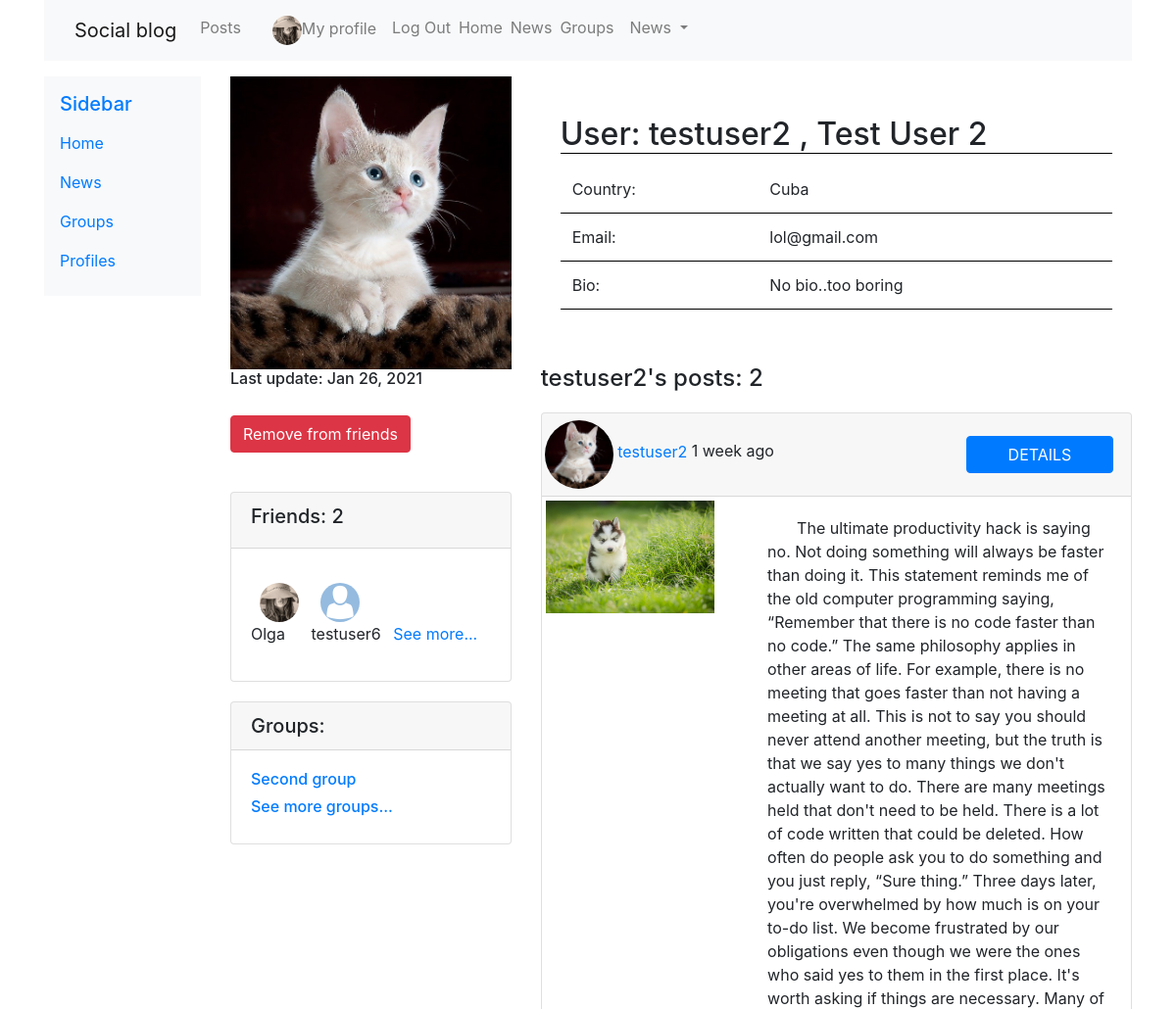
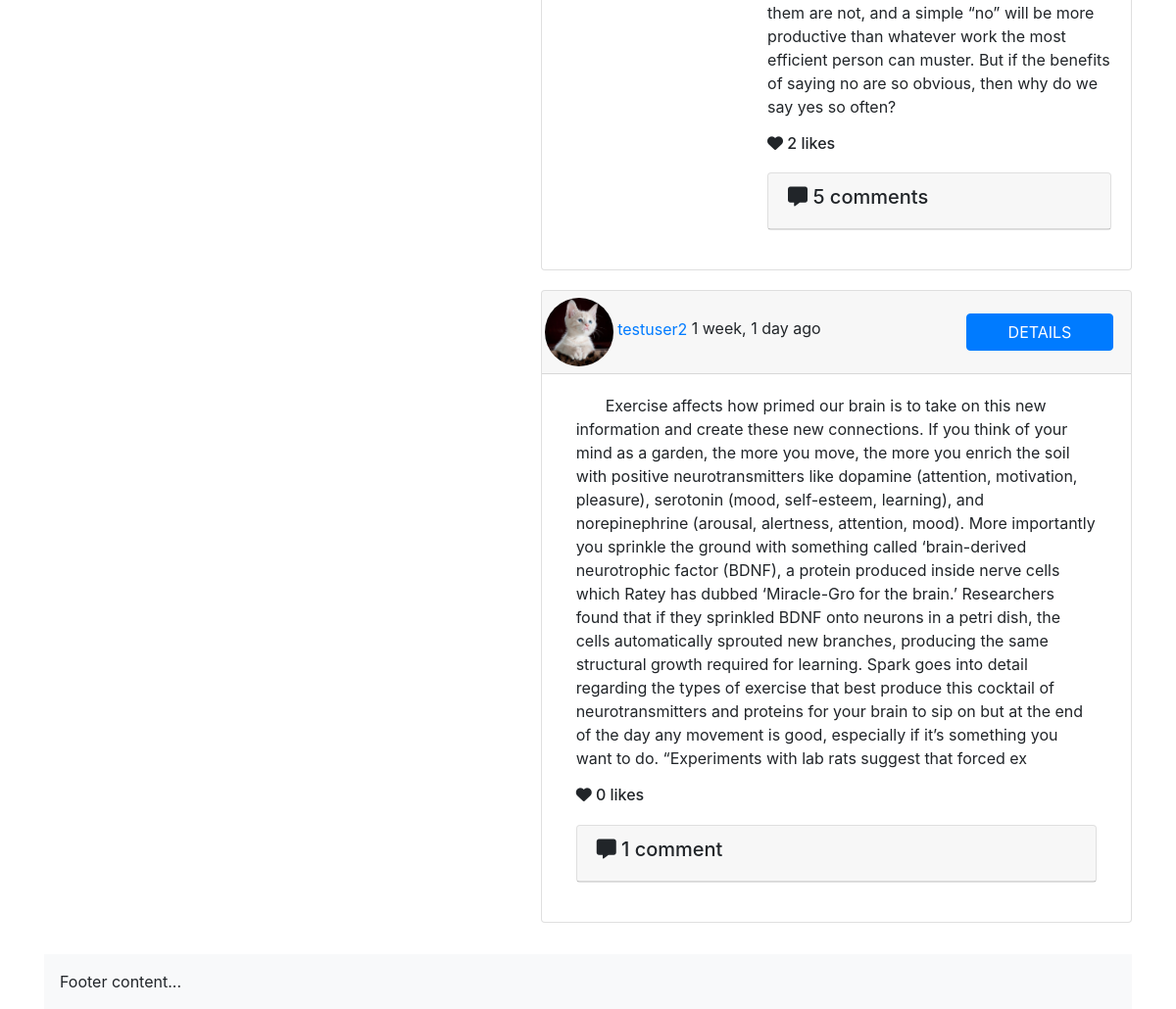
Screenshot of /profiles/test-user-2 (signed in) with the database file from the repository (2 pictures, top to bottom).
### profiles/models.py (models this page shows, shortened)
class Profile(models.Model):
    first_name = models.CharField(max_length=100, blank=True)
    last_name = models.CharField(max_length=100, blank=True)
    user = models.OneToOneField(User, on_delete=models.CASCADE)
    bio = models.TextField(default='No bio...')
    friends = models.ManyToManyField(User, related_name='friends', blank=True)
    email = models.EmailField(max_length=200, blank=True)
    country = models.CharField(max_length=200,blank=True)
    avatar = models.ImageField(default='avatar.png', upload_to='avatars/')
    slug = models.SlugField(unique=True, blank=True)
    updated = models.DateTimeField(auto_now=True)
    created = models.DateTimeField(auto_now_add=True)
    objects = ProfileManager()
    def __str__(self):
        return f'{self.user.username}'   #-{self.created.strftime("%d-%m-%Y")}
    def get_friends(self):
        return self.friends.all()
    def get_friends_no(self):
        return self.friends.all().count()
    __initial_first_name = None
    __initial_last_name = None
    def __init__(self, *args, **kwargs):
        super().__init__(*args, **kwargs)
        self.__initial_first_name = self.first_name
        self.__initial_last_name = self.last_name
    def get_posts_no(self):
        return self.posts.all().count()
    def get_all_authors_posts(self):
        return self.posts.all()
    class Meta:
        ordering = ['-created',]

### groups/models.py (models this page shows, shortened)
class Group(models.Model):
    name = models.CharField(max_length=250, unique=True)
    slug = models.SlugField(null=True, unique=True)
    description = models.TextField(blank=True, default='')
    description_html = models.TextField(editable=False, default='', blank=True)
    members = models.ManyToManyField('profiles.Profile', through='GroupMember')
    class Meta:
        ordering = ['name']

### posts/models.py (models this page shows, shortened)
class Post(models.Model):
    content = models.TextField()
    image = models.ImageField(upload_to='posts', validators=[FileExtensionValidator(['png', 'jpg', 'jpeg'])], blank=True)
    liked = models.ManyToManyField('profiles.Profile', blank=True, related_name='likes')
    updated = models.DateTimeField(auto_now=True)
    created = models.DateTimeField(auto_now_add=True)
    author = models.ForeignKey('profiles.Profile', on_delete=models.CASCADE, related_name='posts', null=True)
    group = models.ForeignKey(Group, related_name='posts', null=True, blank=True, on_delete=models.CASCADE)
    def num_likes(self):
        return self.liked.all().count()
    def num_comments(self):
        return self.comment_set.all().count()
    class Meta:
        ordering = ('-created',)

### profiles/views.py (the view)
# urls.py: path('<slug>', views.ProfileDetailView.as_view(), name='profile_detail_view'),
class ProfileDetailView(generic.DetailView, LoginRequiredMixin):
    model = Profile
    template_name = 'profiles/detail.html'
    def get_object(self,slug=None):
        slug = self.kwargs.get('slug')
        profile = Profile.objects.get(slug=slug)
        return profile
    def get_context_data(self, **kwargs):
        context = super().get_context_data(**kwargs)
        user = User.objects.get(username__iexact=self.request.user.username)
        profile = Profile.objects.get(user=user)
        group = Group.objects.all()
        rel_r = Relationship.objects.filter(sender=profile)
        rel_s = Relationship.objects.filter(receiver=profile)
        rel_receiver = []
        rel_sender = []
        for item in rel_r:
            rel_receiver.append(item.receiver.user)
        for item in rel_s:
            rel_sender.append(item.sender.user)
        context['rel_receiver'] = rel_receiver
        context['rel_sender'] = rel_sender
        context['posts'] = self.get_object().get_all_authors_posts()
        context['len_posts'] = True if len(self.get_object().get_all_authors_posts()) > 0 else False
        context['group'] = group
        return context

### profiles/context_processors.py (called while the page is built)
def profile_pic(request):
    if request.user.is_authenticated:
        profile_obj = Profile.objects.get(user=request.user)
        pic = profile_obj.avatar
        return {'picture': pic}
    return {}

def invitations_no_rec(request):
    if request.user.is_authenticated:
        profile_obj = Profile.objects.get(user=request.user)
        qs_count = Relationship.objects.invitations_received(profile_obj).count()
        return {'invitations_no': qs_count}
    return {}

### profiles/models.py (called while the page is built)
    def invitations_received(self, receiver):
        qs = Relationship.objects.filter(receiver=receiver, status='send')
        return qs

### profiles/templates/profiles/detail.html (shortened to what this page needs)
<!DOCTYPE html>
{% extends 'base.html' %}
{% block content %}
<div class='row'>
  <div class='col-md-4'>
      <img src="{{profile.avatar.url}}" class="img-fluid">
      <h6>Last update: {{profile.updated|date:"M d, Y"}}</h6>
      {% if request.user in object.friends.all %}
        <form method='POST' action="{% url 'profiles:remove_friend'%}">
          <button type="submit" class="btn btn-danger">Remove from friends</button>
        </form>
      {% endif %}
      <div class='card'>
        <div class='card-header detail_friends' data-toggle="modal" data-target="#detailFriends">
          <h5>Friends: {{profile.get_friends_no}}</h5>
        </div>
        <div class="card-body">
          <ul class='list-inline'>
            {% for friend in profile.get_friends|slice:9 %}
            <li class="list-inline-item">
              &nbsp;&nbsp;<a href="{% url 'profiles:profile_detail_view' slug=friend.profile.slug%}"><img class="align-self-center avatar"
              style="width:40px;height:40px; margin-top: 15px;"
              src="{{friend.profile.avatar.url}}"></a><br>{{friend.profile}}
            </li>
            {% endfor %}
            <a href="{% url 'profiles:all_profiles_list'%}">See more...</a>
          </ul>
        </div>
      </div>
      <div class="card">
        <h5 class="card-header">Groups: </h5>
        <div class="card-body">
            {% for item in group %}
                {% if profile in item.members.all %}
                    <a href="{% url 'groups:single' slug=item.slug %}"><h6>{{item.name}}</h6></a>
                {% endif %}
            {% endfor %}
          <a href="{% url 'groups:all' %}"><h6>See more groups...</h6></a>
        </div>
      </div>
  </div>
  <div class='col-md-8'>
    <div class="card" style='border: none'>
      <div class="card-body" >
        <h2 class='card-title' style='border-bottom: 1px solid black'>
          User: {{profile.user}}
          {% if profile.first_name %}
             , {{profile.first_name}}
          {% endif %}
          {% if profile.last_name %}
            {{profile.last_name}}
          {% endif %}
        </h2>
        <div class='card-text'>
            <table class="table table-borderless">
              {% if profile.country%}
              <tr>
                <td>Country:  </td>
                <td> {{profile.country}} </td>
              </tr>
              {% endif %}
              {% if profile.email %}
              <tr>
                <td>Email: </td>
                <td> {{profile.email}} </td>
              </tr>
              {% endif %}
              <tr>
                <td>Bio: </td>
                <td> {{profile.bio }} </td>
              </tr>
            </table>
        </div>
      </div>
    </div>
      <h4>{{profile.user}}'s posts: {{profile.get_posts_no}}</h4>
      {% for post in profile.get_all_authors_posts%}
        {% include "posts/_post.html" %}
      {% endfor %}
  </div>
</div>
{% endblock content %}

### posts/templates/posts/_post.html (shortened to what this page needs)
<!DOCTYPE html>
<div class='card mb-3'>
    <div class='card-header' style="padding: 3px;">
        <a href="{% url 'profiles:profile_detail_view' slug=post.author.slug %}">
        <img src="{{post.author.avatar.url}}"
            style="width:70px;height:70px;margin-top:4px;"
            class="avatar">
            {{post.author}}</a><time class="time">   {{post.created|timesince}} ago</time>
        <a href="{% url 'posts:single' pk=post.pk %}"><button class="btn btn-primary float-end" style="width: 150px;margin-right:15px;">DETAILS</button></a>
    </div>
    {% if post.image %}
        <div class="row g-0">
            <div class="col-md-4 d-flex align-items-baseline">
                <img src="{{post.image.url}}" class="img-thumbnail">
            </div>
            <div class="col-md-8">
                <div class="card-body">
                    <div class="card-text">
                        <p>{{post.content}}</p>
                    </div>
                    <h6><i class="fas fa-heart"></i> {{post.num_likes}} like{{post.num_likes|pluralize}} </h6>
                    <div class="card">
                        <div class="card-header" style='width:auto;' data-toggle="collapse" data-target="#comment_box">
                            <h5><i class="fas fa-comment-alt"></i>  {{ post.num_comments }} comment{{post.num_comments|pluralize}}</h5>
                        </div>
                    </div>
                </div>
            </div>
        </div>
    {% else %}
        <div class="col-lg">
            <div class="card-body">
                <div class="card-text">
                    <p>{{post.content}}</p>
                </div>
                <h6><i class="fas fa-heart"></i>  {{post.num_likes}} like{{post.num_likes|pluralize}} </h6>
                <div class="card">
                    <div class="card-header" style='width:auto;' data-toggle="collapse" data-target="#comment_box">
                        <h5><i class="fas fa-comment-alt"></i>  {{ post.num_comments }} comment{{post.num_comments|pluralize}} </h5>
                    </div>
                </div>
            </div>
        </div>
    {% endif %}
</div>

### static/social_blog/css/master.css (style rules this page uses)
.avatar { width: 100px; height: 100px; object-fit:cover; border-radius: 50%; }
.btn, .card { margin-top: 20px; margin-bottom: 20px; }
p { text-indent: 30px; }
.img-thumbnail { border: none; }
tr { border-bottom: 1px solid black; }
.myprofile_friends, .detail_friends { cursor: pointer; }

### rows the page displays
Profile: avatar (picture), updated "Jan 26, 2021", get_friends_no "2", user "testuser2", first_name "Test", last_name "User 2", country "Cuba", email "lol@gmail.com", bio "No bio..too boring", get_posts_no "2"
Group: name "Second group"
Post: author.avatar (picture), author "testuser2", created "1 week", image (picture), content "The ultimate productivity hack is saying no. Not doing something will always be faster than doing it. This statement reminds me of the old computer programming saying, “Remember that there is no code faster than no code.” The same philosophy applies in other areas of life. For example, there is no meeting that goes faster than not having a meeting at all. This is not to say you should never attend another meeting, but the truth is that we say yes to many things we don't actually want to do. There are many meetings held that don't need to be held. There is a lot of code written that could be deleted. How often do people ask you to do something and you just reply, “Sure thing.” Three days…", num_likes "2", num_comments "5"
Post: author.avatar (picture), author "testuser2", created "1 week, 1 day", content "Exercise affects how primed our brain is to take on this new information and create these new connections. If you think of your mind as a garden, the more you move, the more you enrich the soil with positive neurotransmitters like dopamine (attention, motivation, pleasure), serotonin (mood, self-esteem, learning), and norepinephrine (arousal, alertness, attention, mood). More importantly you sprinkle the ground with something called ‘brain-derived neurotrophic factor (BDNF), a protein produced inside nerve cells which Ratey has dubbed ‘Miracle-Gro for the brain.’ Researchers found that if they sprinkled BDNF onto neurons in a petri dish, the cells automatically sprouted new branches,…", num_likes "0", num_comments "1"

### other values shown
{{ friend.profile }} "Olga"
{{ friend.profile }} "testuser6"
